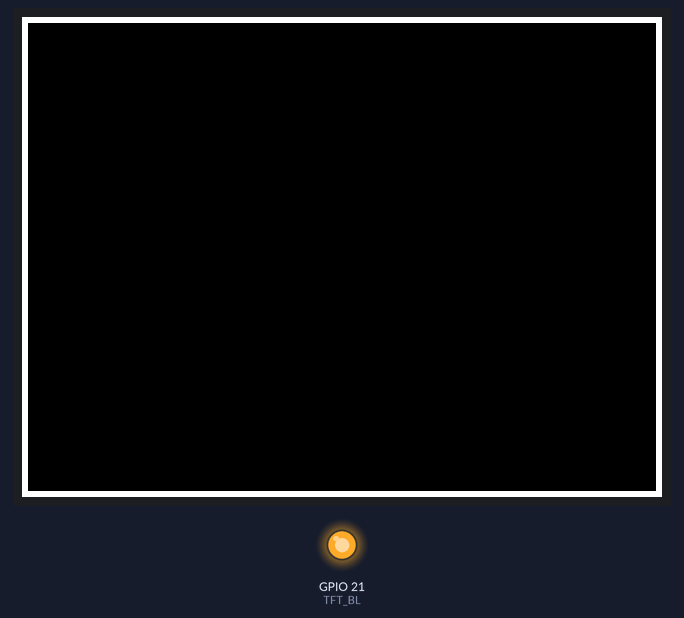
A sketch run on a simulated ESP32. On the bench: 320×240 colour display, output pins drawn as LEDs (lit = HIGH). What the sketch prints to the serial monitor is not drawn.

Above: at 0.6 s.
At 3.7 s:
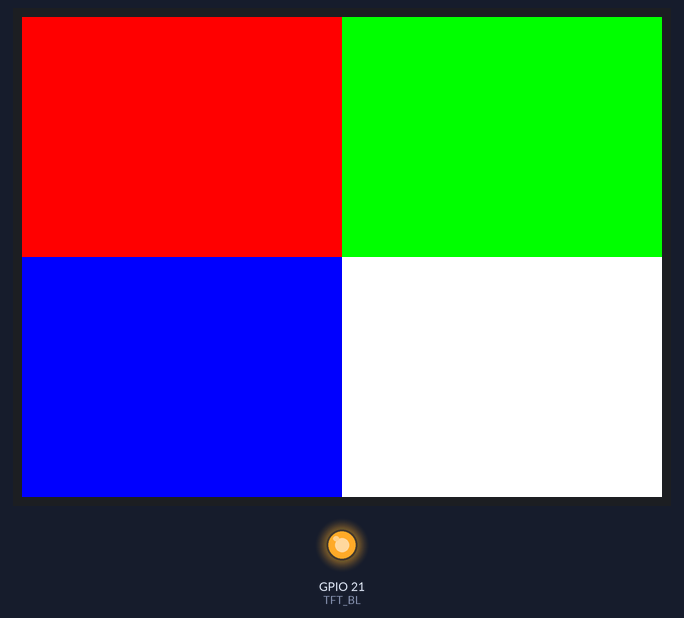
At 7.8 s:
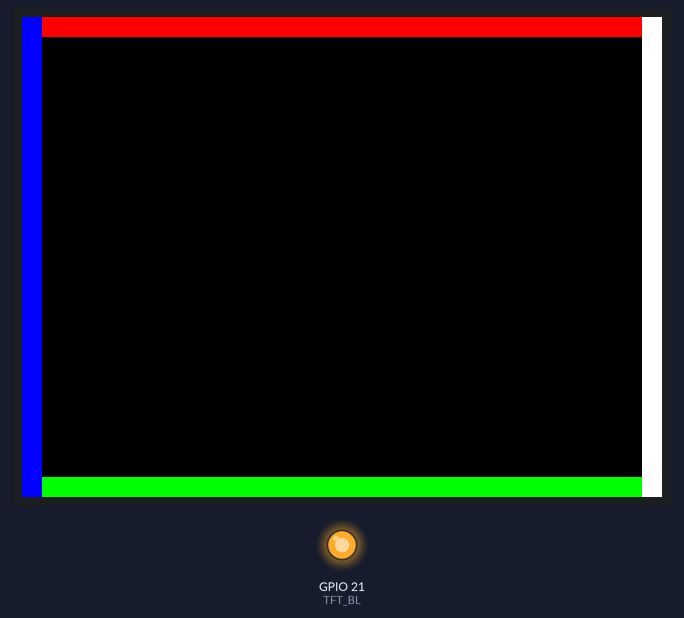

Measured:
- by itself, everything shown: repeats every 11.2 s, in 3 steps
- what the display in image 0 shows lasts 3.1 s, from 0.6 s to 3.7 s
- what the display in image 1 shows lasts 4.0 s, from 3.7 s to 7.7 s

The sketch:

test_b_st7789.ino
```cpp
// Test B -- Adafruit_ST7789, simplified physical geometry test (round
// 2). Same physical SPI pins/bitbang-SPI family as Test A -- isolates
// the controller/init-table variable only. Minimal: no WiFi/HTTP/
// screenshot/text/custom font.
//
// Explicit geometry check per instruction: this must be configured as
// a native 240x320 panel, NOT 240x240 (a common ST7789 module size that
// would require a nonzero offset and could itself look "square" if
// wrongly assumed). See init(240,320) below and the Serial log it
// produces.

#include <Adafruit_GFX.h>
#include <Adafruit_ST7789.h>

#define TFT_CS   15
#define TFT_DC   2
#define TFT_MOSI 13
#define TFT_SCLK 14
#define TFT_RST  -1
#define TFT_BL   21

Adafruit_ST7789 tft(TFT_CS, TFT_DC, TFT_MOSI, TFT_SCLK, TFT_RST);

static void logAllRotationGeometry() {
  for (uint8_t r = 0; r < 4; r++) {
    tft.setRotation(r);
    Serial.printf("[TEST_B][GEOM] rotation=%d width=%d height=%d\n", r, tft.width(), tft.height());
  }
}

static void pattern1Border(int16_t w, int16_t h) {
  tft.fillScreen(ST77XX_BLACK);
  for (int t = 0; t < 3; t++) tft.drawRect(t, t, w - 2 * t, h - 2 * t, ST77XX_WHITE);
  Serial.printf("[TEST_B] Pattern1: 3px border, 0,0,%d,%d\n", w, h);
  delay(3000);
}

static void pattern2Quadrants(int16_t w, int16_t h) {
  int16_t hw = w / 2, hh = h / 2;
  tft.fillRect(0, 0, hw, hh, ST77XX_RED);
  tft.fillRect(hw, 0, w - hw, hh, ST77XX_GREEN);
  tft.fillRect(0, hh, hw, h - hh, ST77XX_BLUE);
  tft.fillRect(hw, hh, w - hw, h - hh, ST77XX_WHITE);
  Serial.printf("[TEST_B] Pattern2: quadrants (halves %d/%d x %d/%d)\n", hw, w - hw, hh, h - hh);
  delay(4000);
}

static void pattern3EdgeStrips(int16_t w, int16_t h) {
  tft.fillScreen(ST77XX_BLACK);
  const int16_t t = 10;
  tft.fillRect(0, 0, w, t, ST77XX_RED);
  tft.fillRect(0, h - t, w, t, ST77XX_GREEN);
  tft.fillRect(0, 0, t, h, ST77XX_BLUE);
  tft.fillRect(w - t, 0, t, h, ST77XX_WHITE);
  Serial.printf("[TEST_B] Pattern3: edge strips, t=%d\n", t);
  delay(4000);
}

void setup() {
  Serial.begin(115200);
  delay(300);
  Serial.println();
  Serial.println("[TEST_B] Adafruit_ST7789 -- simplified geometry test");
  Serial.printf("[TEST_B] pins: CS=%d DC=%d MOSI=%d SCLK=%d RST=%d BL=%d (MISO unused by this ctor)\n",
    TFT_CS, TFT_DC, TFT_MOSI, TFT_SCLK, TFT_RST, TFT_BL);

  pinMode(TFT_BL, OUTPUT);
  digitalWrite(TFT_BL, HIGH);

  Serial.println("[TEST_B] Configuring as native 240x320 (NOT 240x240) -- init(240,320)");
  tft.init(240, 320);
  // Adafruit_ST7789.cpp::init(): for width==240 && height==320, this
  // falls into the generic "centered" branch --
  // _colstart=_colstart2=(240-240)/2=0, _rowstart=_rowstart2=(320-320)/2=0.
  // (colstart/rowstart are protected, no public getter -- this is the
  // exact value computed by the installed library's own source for
  // this exact size, not assumed.)
  Serial.println("[TEST_B][GEOM] panel_native=240x320 xStart=0 yStart=0 (computed from library source for this exact size, see comment)");
  Serial.printf("[TEST_B][GEOM] after init: tft.width()=%d tft.height()=%d (rotation 0)\n", tft.width(), tft.height());

  logAllRotationGeometry();
}

void loop() {
  const uint8_t rotations[] = {1, 3};
  for (uint8_t i = 0; i < 2; i++) {
    uint8_t rot = rotations[i];
    tft.setRotation(rot);
    int16_t w = tft.width(), h = tft.height();
    Serial.printf("\n[TEST_B] ==== rotation=%d width=%d height=%d ====\n", rot, w, h);
    pattern1Border(w, h);
    pattern2Quadrants(w, h);
    pattern3EdgeStrips(w, h);
  }
}
```
